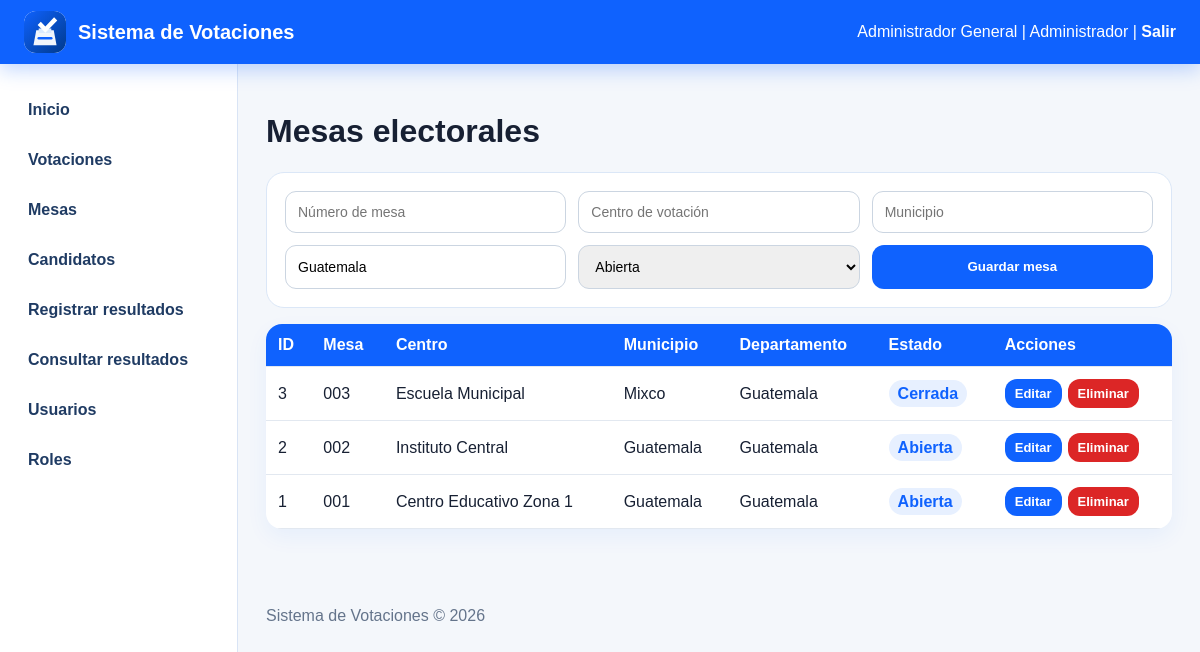
Page /mesas.php (signed in) on the committed database.
### tables this page shows
CREATE TABLE mesas (
  id_mesa INT AUTO_INCREMENT PRIMARY KEY,
  numero_mesa VARCHAR(20) NOT NULL UNIQUE,
  centro_votacion VARCHAR(150) NOT NULL,
  municipio VARCHAR(100) NOT NULL,
  departamento VARCHAR(100) NOT NULL,
  estado ENUM('Abierta','Cerrada','En revisión') DEFAULT 'Abierta'
);

### config.php (called while the page is built, shortened)
<?php
function e($texto) {
    return htmlspecialchars((string)$texto, ENT_QUOTES, 'UTF-8');
}
?>

### mesas.php (the view, shortened to what this page needs)
<?php require 'config.php'; requiereModulo('mesas');
$edit=null; $mensaje='';
require 'header.php'; $rows=$pdo->query('SELECT * FROM mesas ORDER BY id_mesa DESC')->fetchAll(); ?>
<h1>Mesas electorales</h1><?php if($mensaje): ?><div class="alert error"><?=e($mensaje)?></div><?php endif; ?><?php if(isset($_GET['ok'])): ?><div class="alert success">Operación realizada correctamente.</div><?php endif; ?>
<form method="POST" class="form-grid"><input type="hidden" name="id_mesa" value="<?=e($edit['id_mesa']??'')?>"><input name="numero_mesa" placeholder="Número de mesa" value="<?=e($edit['numero_mesa']??'')?>" required><input name="centro_votacion" placeholder="Centro de votación" value="<?=e($edit['centro_votacion']??'')?>" required><input name="municipio" placeholder="Municipio" value="<?=e($edit['municipio']??'')?>" required><input name="departamento" placeholder="Departamento" value="<?=e($edit['departamento']??'Guatemala')?>" required><select name="estado"><?php foreach(['Abierta','Cerrada','En revisión'] as $op): ?><option <?=($edit['estado']??'Abierta')==$op?'selected':''?>><?=$op?></option><?php endforeach; ?></select><button><?= $edit?'Actualizar':'Guardar' ?> mesa</button><?php if($edit): ?><a class="btn secondary" href="mesas.php">Cancelar</a><?php endif; ?></form>
<table><tr><th>ID</th><th>Mesa</th><th>Centro</th><th>Municipio</th><th>Departamento</th><th>Estado</th><th>Acciones</th></tr><?php foreach($rows as $r): ?><tr><td><?=e($r['id_mesa'])?></td><td><?=e($r['numero_mesa'])?></td><td><?=e($r['centro_votacion'])?></td><td><?=e($r['municipio'])?></td><td><?=e($r['departamento'])?></td><td><span class="badge"><?=e($r['estado'])?></span></td><td class="actions"><a class="btn small" href="mesas.php?editar=<?=e($r['id_mesa'])?>">Editar</a><a class="btn small danger" onclick="return confirm('¿Eliminar mesa?')" href="mesas.php?eliminar=<?=e($r['id_mesa'])?>">Eliminar</a></td></tr><?php endforeach; ?></table>
<?php require 'footer.php'; ?>

### assets/style.css (style rules this page uses)
* { box-sizing:border-box }
body { margin:0;font-family:Arial,Helvetica,sans-serif;background:#f4f7fb;color:#172033 }
.btn,button { background:#0f62fe;color:white;border:0;border-radius:12px;padding:11px 16px;text-decoration:none;font-weight:700;cursor:pointer;display:inline-block }
.btn.danger { background:#dc2626 }
.btn.small { padding:7px 10px;font-size:13px }
.form-grid { display:grid;grid-template-columns:repeat(auto-fit,minmax(220px,1fr));gap:12px;background:white;border:1px solid #dbe7f7;border-radius:18px;padding:18px;margin:16px 0 }
.form-grid input,.form-grid select,.form-grid textarea { padding:12px;border:1px solid #cbd5e1;border-radius:11px;font-size:14px }
table { width:100%;border-collapse:collapse;background:white;border-radius:16px;overflow:hidden;box-shadow:0 8px 22px rgba(15,98,254,.06);margin-top:16px }
th,td { padding:12px;border-bottom:1px solid #e2e8f0;text-align:left }
th { background:#0f62fe;color:white }
.badge { background:#e7f0ff;color:#0f62fe;padding:5px 9px;border-radius:999px;font-weight:700 }
.actions { display:flex;gap:6px;flex-wrap:wrap }

### rows in the picture
mesas: id_mesa "3", numero_mesa "003", centro_votacion "Escuela Municipal", municipio "Mixco", departamento "Guatemala", estado "Cerrada"
mesas: id_mesa "2", numero_mesa "002", centro_votacion "Instituto Central", municipio "Guatemala", departamento "Guatemala", estado "Abierta"
mesas: id_mesa "1", numero_mesa "001", centro_votacion "Centro Educativo Zona 1", municipio "Guatemala", departamento "Guatemala", estado "Abierta"

### other values in the picture
$_SESSION['usuario'] "Administrador General"
$_SESSION['rol'] "Administrador"
form field estado "Abierta"
